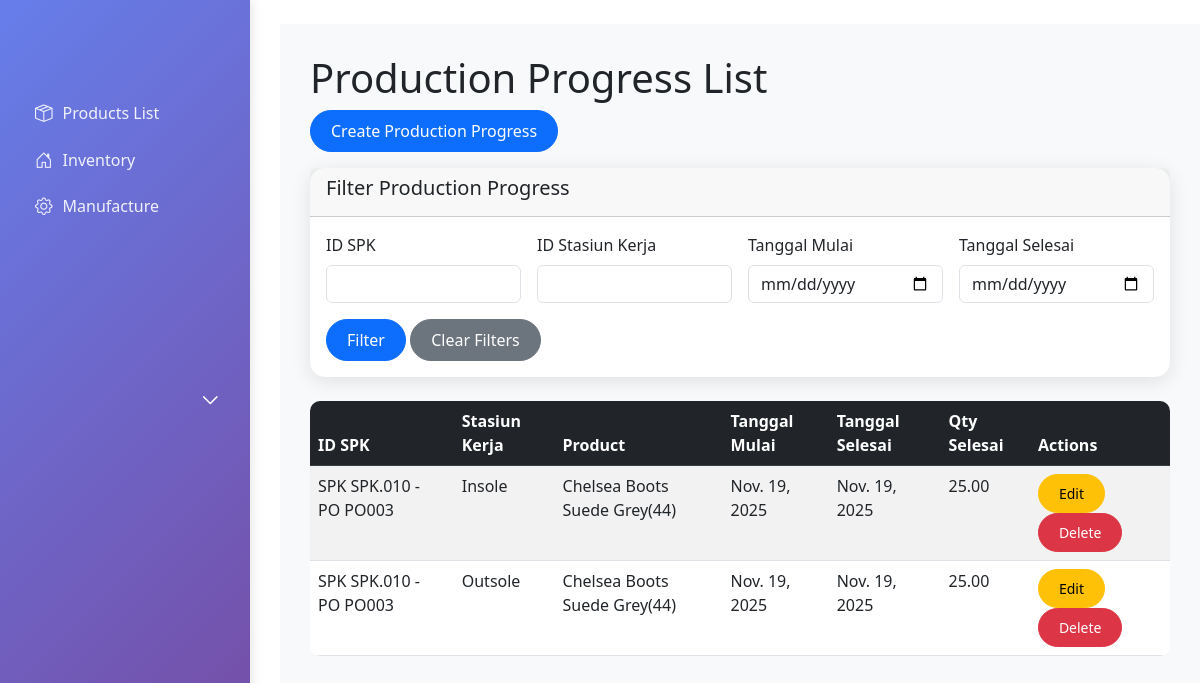
Before: /manufacture/productionprogress/ with the older database file.
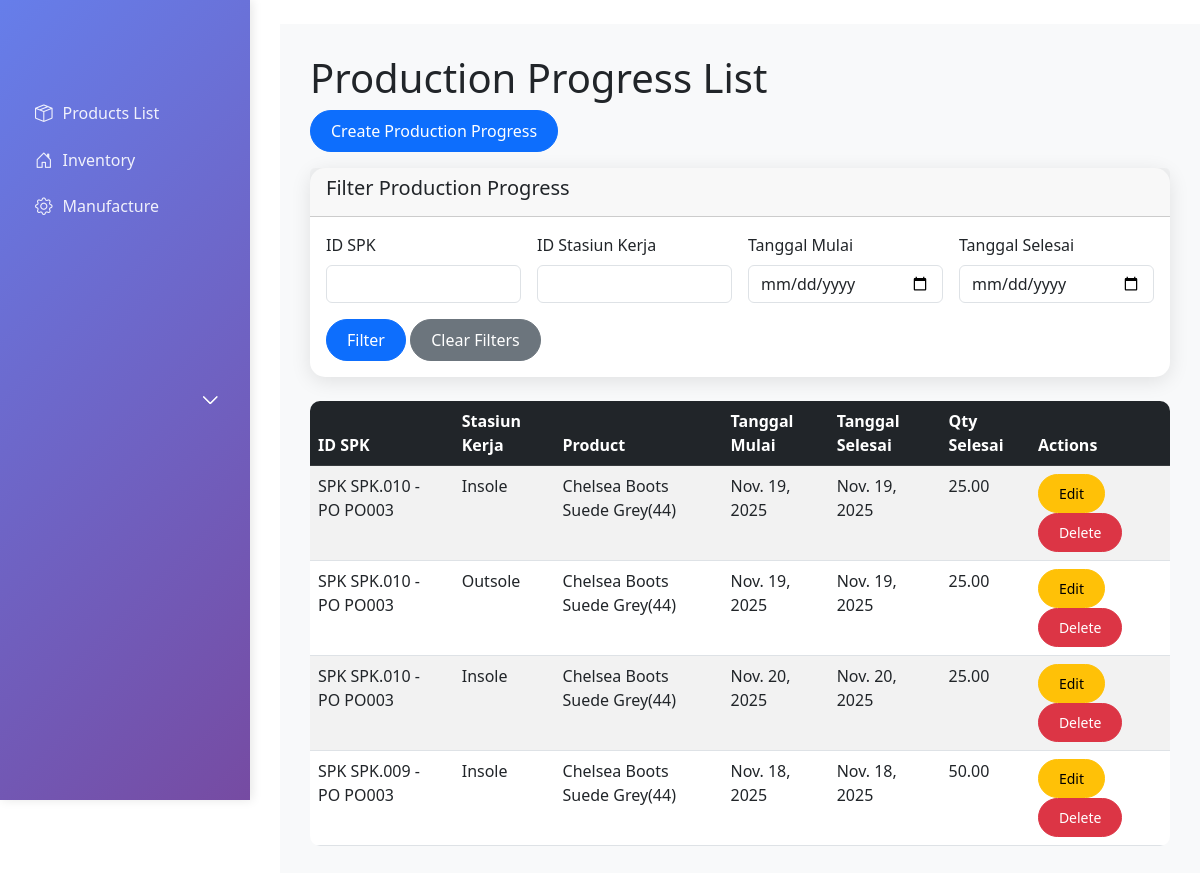
After: the same page with the newer database file.
### manufacture/models.py (models this page shows, shortened)
class ProductionProgress(models.Model):
    id_spk = models.ForeignKey(SuratPerintahKerja, on_delete=models.CASCADE)
    id_stasiunkerja = models.ForeignKey(StasiunKerja, on_delete=models.CASCADE)
    id_product = models.ForeignKey(Product, on_delete=models.CASCADE)
    nama_product = models.CharField(max_length=200, blank=True)
    tanggal_mulai = models.DateField()
    tanggal_selesai = models.DateField()
    qty_selesai = models.DecimalField(max_digits=10, decimal_places=2)

class SuratPerintahKerja(models.Model):
    STATUS_CHOICES = [
        ('Draft', 'Draft'),
        ('Approved', 'Approved'),
    ]
    id_spk = models.CharField(max_length=50, primary_key=True)
    id_po = models.ForeignKey(ProductionOrder, on_delete=models.CASCADE)
    tanggal_spk = models.DateField()
    status = models.CharField(max_length=50, choices=STATUS_CHOICES, default='Draft')
    keterangan = models.TextField(blank=True)
    def __str__(self):
        return f"SPK {self.id_spk} - {self.id_po}"

class ProductionOrder(models.Model):
    id_po = models.CharField(max_length=50, primary_key=True)
    tanggal_request = models.DateField()
    tanggal_selesai = models.DateField()
    def __str__(self):
        return f"PO {self.id_po}"

class StasiunKerja(models.Model):
    id_stasiun_kerja = models.AutoField(primary_key=True)
    nama_stasiun_kerja = models.CharField(max_length=200)
    keterangan = models.TextField(blank=True)
    def __str__(self):
        return self.nama_stasiun_kerja

### manufacture/views.py (the view)
# urls.py: path('productionprogress/', views.productionprogress_list, name='productionprogress_list'),
def productionprogress_list(request):
    progresses = ProductionProgress.objects.all()
    id_spk_filter = request.GET.get('id_spk', '')
    id_stasiunkerja_filter = request.GET.get('id_stasiunkerja', '')
    tanggal_mulai_filter = request.GET.get('tanggal_mulai', '')
    tanggal_selesai_filter = request.GET.get('tanggal_selesai', '')
    if id_spk_filter:
        progresses = progresses.filter(id_spk__id_spk__icontains=id_spk_filter)
    if id_stasiunkerja_filter:
        progresses = progresses.filter(id_stasiunkerja__id_stasiun_kerja__icontains=id_stasiunkerja_filter)
    if tanggal_mulai_filter:
        progresses = progresses.filter(tanggal_mulai=tanggal_mulai_filter)
    if tanggal_selesai_filter:
        progresses = progresses.filter(tanggal_selesai=tanggal_selesai_filter)
    context = {
        'progresses': progresses,
        'id_spk_filter': id_spk_filter,
        'id_stasiunkerja_filter': id_stasiunkerja_filter,
        'tanggal_mulai_filter': tanggal_mulai_filter,
        'tanggal_selesai_filter': tanggal_selesai_filter,
    }
    return render(request, 'manufacture/productionprogress_list.html', context)

### manufacture/templates/manufacture/productionprogress_list.html (shortened to what this page needs)
{% extends 'base.html' %}
{% block content %}
<h1>Production Progress List</h1>
<div class="mb-3">
    <a href="{% url 'productionprogress_create' %}" class="btn btn-primary">Create Production Progress</a>
</div>
<div class="card mb-4">
    <div class="card-header">
        <h5>Filter Production Progress</h5>
    </div>
    <div class="card-body">
        <form method="get" class="row g-3">
            <div class="col-md-3">
                <label for="id_spk" class="form-label">ID SPK</label>
                <input type="text" class="form-control" id="id_spk" name="id_spk" value="{{ id_spk_filter }}">
            </div>
            <div class="col-md-3">
                <label for="id_stasiunkerja" class="form-label">ID Stasiun Kerja</label>
                <input type="text" class="form-control" id="id_stasiunkerja" name="id_stasiunkerja" value="{{ id_stasiunkerja_filter }}">
            </div>
            <div class="col-md-3">
                <label for="tanggal_mulai" class="form-label">Tanggal Mulai</label>
                <input type="date" class="form-control" id="tanggal_mulai" name="tanggal_mulai" value="{{ tanggal_mulai_filter }}">
            </div>
            <div class="col-md-3">
                <label for="tanggal_selesai" class="form-label">Tanggal Selesai</label>
                <input type="date" class="form-control" id="tanggal_selesai" name="tanggal_selesai" value="{{ tanggal_selesai_filter }}">
            </div>
            <div class="col-12">
                <button type="submit" class="btn btn-primary">Filter</button>
                <a href="{% url 'productionprogress_list' %}" class="btn btn-secondary">Clear Filters</a>
            </div>
        </form>
    </div>
</div>
<div class="table-responsive">
    <table class="table table-striped table-hover">
        <thead class="table-dark">
            <tr>
                <th>ID SPK</th>
                <th>Stasiun Kerja</th>
                <th>Product</th>
                <th>Tanggal Mulai</th>
                <th>Tanggal Selesai</th>
                <th>Qty Selesai</th>
                <th>Actions</th>
            </tr>
        </thead>
        <tbody>
            {% for progress in progresses %}
            <tr>
                <td>{{ progress.id_spk }}</td>
                <td>{{ progress.id_stasiunkerja }}</td>
                <td>{{ progress.nama_product }}</td>
                <td>{{ progress.tanggal_mulai }}</td>
                <td>{{ progress.tanggal_selesai }}</td>
                <td>{{ progress.qty_selesai }}</td>
                <td>
                    <a href="{% url 'productionprogress_update' progress.pk %}" class="btn btn-sm btn-warning">Edit</a>
                    <a href="{% url 'productionprogress_delete' progress.pk %}" class="btn btn-sm btn-danger">Delete</a>
                </td>
            </tr>
            {% endfor %}
        </tbody>
    </table>
</div>
{% endblock %}

### erp_project/templates/base.html (shortened to what this page needs)
<!DOCTYPE html>
<html lang="en">
<head>
    <link href="https://cdn.jsdelivr.net/npm/bootstrap@5.3.0/dist/css/bootstrap.min.css" rel="stylesheet">
    <link href="https://cdn.jsdelivr.net/npm/bootstrap-icons@1.10.0/font/bootstrap-icons.css" rel="stylesheet">
</head>
<body>
    <div class="navbar-brand">
        <i class="bi bi-building me-2"></i>
    </div>
    <div class="sidebar">
        <nav class="nav flex-column">
            <div class="nav-link" onclick="toggleSubmenu('products-submenu')">
                <i class="bi bi-box-seam"></i>
                Products List
                <button class="menu-toggle">
                    <i class="bi bi-chevron-down" id="products-chevron"></i>
                </button>
            </div>
            <div class="nav-link" onclick="toggleSubmenu('inventory-submenu')">
                <i class="bi bi-house-door"></i>
                Inventory
                <button class="menu-toggle">
                    <i class="bi bi-chevron-down" id="inventory-chevron"></i>
                </button>
            </div>
            <div class="nav-link" onclick="toggleSubmenu('manufacture-submenu')">
                <i class="bi bi-gear"></i>
                Manufacture
                <button class="menu-toggle">
                    <i class="bi bi-chevron-down" id="manufacture-chevron"></i>
                </button>
            </div>
        </nav>
    </div>
    <div class="main-content">
        {% block content %}{% endblock %}
    </div>
</body>
</html>

### erp_project/templates/base.html (style rules this page uses)
.sidebar { height: 100vh; position: fixed; top: 0; left: 0; width: 250px; background: linear-gradient(135deg, #667eea 0%, #764ba2 100%); padding-top: 80px; box-shadow: 2px 0 10px rgba(0,0,0,0.1); z-index: 1000; overflow-y: auto; }
.sidebar .nav { padding: 10px 0; }
.sidebar .nav-link { color: rgba(255,255,255,0.9); padding: 8px 20px; margin: 2px 15px; border-radius: 8px; transition: all 0.3s ease; font-weight: 500; display: flex; align-items: center; text-decoration: none; cursor: pointer; }
.sidebar .nav-link i { margin-right: 10px; font-size: 1.1rem; }
.main-content { margin-left: 280px; padding: 30px; min-height: 100vh; background-color: #f8f9fa; }
.card { border: none; border-radius: 15px; box-shadow: 0 4px 20px rgba(0,0,0,0.1); }
.btn { border-radius: 25px; padding: 8px 20px; font-weight: 500; }
.table { border-radius: 10px; overflow: hidden; }
.menu-toggle { background: none; border: none; color: rgba(255,255,255,0.9); font-size: 0.8rem; position: absolute; right: 15px; top: 50%; transform: translateY(-50%); }

Changed rows visible on the page:
added ProductionProgress: id_spk "SPK SPK.010 - PO PO003", id_stasiunkerja "Insole", nama_product "Chelsea Boots Suede Grey(44)", tanggal_mulai "Nov. 20, 2025", tanggal_selesai "Nov. 20, 2025", qty_selesai "25.00"
added ProductionProgress: id_spk "SPK SPK.009 - PO PO003", id_stasiunkerja "Insole", nama_product "Chelsea Boots Suede Grey(44)", tanggal_mulai "Nov. 18, 2025", tanggal_selesai "Nov. 18, 2025", qty_selesai "50.00"
